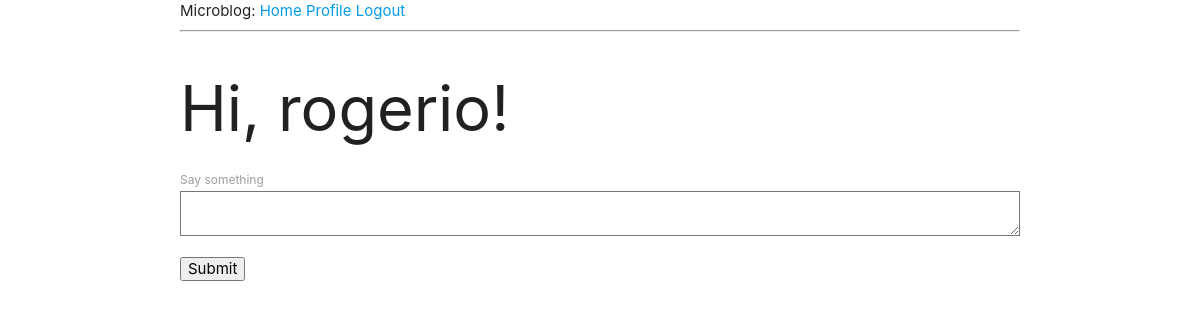
Before: /index (signed in) with the older database file.
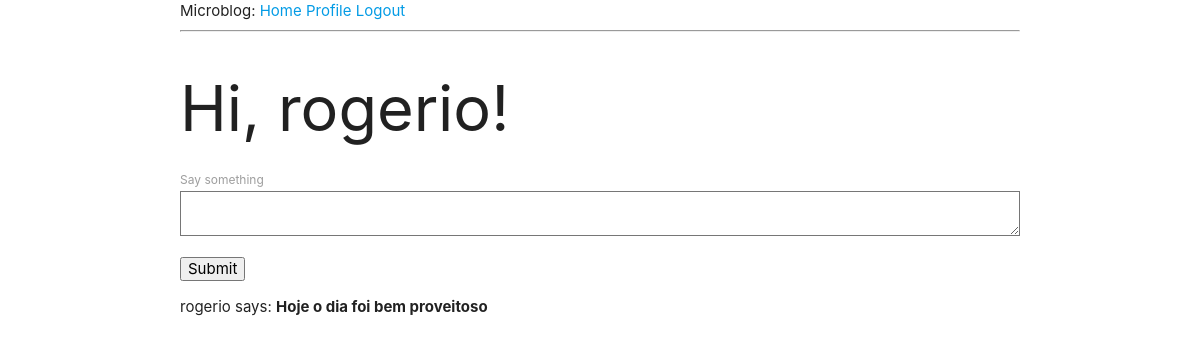
After: the same page with the newer database file.
### app/models.py (models this page shows, shortened)
class Post(db.Model):
    id = db.Column(db.Integer, primary_key=True)
    body = db.Column(db.String(140))
    timestamp = db.Column(db.DateTime, index=True, default=datetime.utcnow)
    user_id = db.Column(db.Integer, db.ForeignKey('user.id'))

class User(UserMixin, db.Model):
    id = db.Column(db.Integer, primary_key=True)
    username = db.Column(db.String(64), index=True, unique=True)
    email = db.Column(db.String(120), index=True, unique=True)
    password_hash = db.Column(db.String(128))
    posts = db.relationship('Post', backref='author', lazy='dynamic')
    about_me = db.Column(db.String(140))
    last_seen = db.Column(db.DateTime, default=datetime.utcnow)
    followed = db.relationship(
        'User', secondary=followers,
        primaryjoin=(followers.c.follower_id == id),
        secondaryjoin=(followers.c.followed_id == id),
        backref=db.backref('followers', lazy='dynamic'), lazy='dynamic'
    )
    def followed_posts(self):
        followed = Post.query.join(
            followers, (followers.c.followed_id == Post.user_id)).filter(
                followers.c.followed_id == self.id)
        own = Post.query.filter_by(user_id=self.id)
        return followed.union(own).order_by(Post.timestamp.desc())

### app/routes.py (the view)
@app.route('/', methods=['POST', 'GET'])
@app.route('/index', methods=['POST', 'GET'])
@login_required
def index():
    form = PostForm()
    if form.validate_on_submit():
        post = Post(body=form.post.data, author=current_user)
        db.session.add(post)
        db.session.commit()
        flash('Your post is now live!')
        return redirect(url_for('index'))
    posts = current_user.followed_posts().all()
    return render_template('index.html', title="Home Page", posts=posts, form=form)

### app/forms.py
class PostForm(FlaskForm):
    post = TextAreaField('Say something', validators=[
        DataRequired(), Length(min=1, max=140)])
    submit = SubmitField('Submit')

### app/models.py (called while the page is built)
@login.user_loader
def load_user(id):
    return User.query.get(int(id))

### app/routes.py (called while the page is built)
@app.before_request
def before_request():
    if current_user.is_authenticated:
        current_user.last_seen = datetime.utcnow()
        db.session.commit()

### app/templates/index.html (shortened to what this page needs)
{% extends 'base.html' %}
{% block content %}
    <h1>Hi, {{ current_user.username }}!</h1>
    <form action="" method="post">
        <p>
            {{ form.post.label }}<br>
            {{ form.post(cols=32, rows=4) }}<br>
        </p>
        <p>{{ form.submit() }}</p>
    </form>
    {% for post in posts %}
    <div><p>{{ post.author.username }} says: <b>{{ post.body }}</b></p></div>
    {% endfor %}
{% endblock content %}

Changed rows visible on the page:
added Post: author.username "rogerio", body "Hoje o dia foi bem proveitoso"
